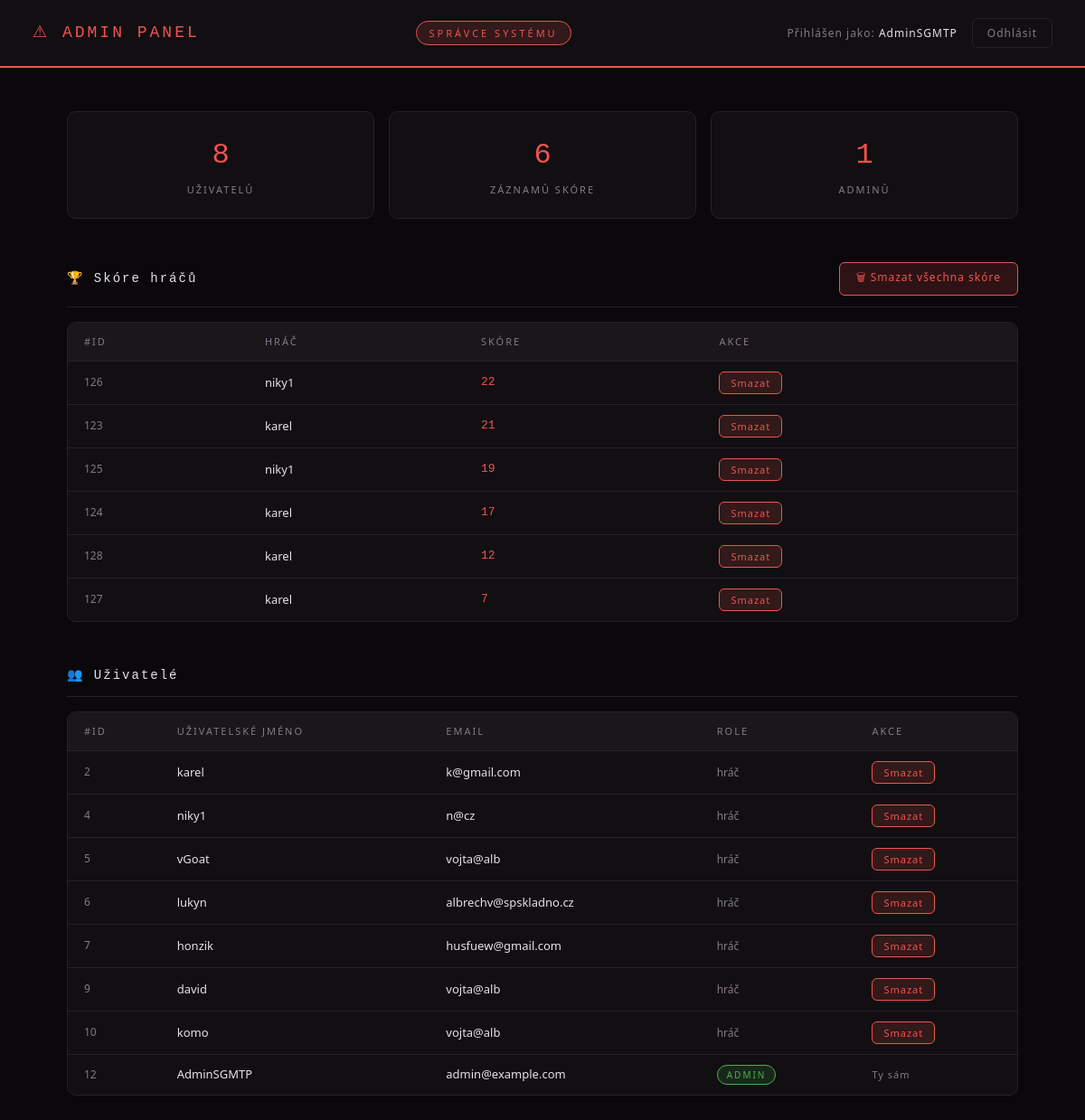
Screenshot of /admin (signed in) with the database file from the repository.
### tables this page shows
CREATE TABLE users (
            id INTEGER PRIMARY KEY AUTOINCREMENT,
            username TEXT NOT NULL UNIQUE,
            email TEXT NOT NULL,
            password TEXT NOT NULL
        , is_admin INTEGER DEFAULT 0);

CREATE TABLE scores (
            id INTEGER PRIMARY KEY AUTOINCREMENT,
            user_id INTEGER NOT NULL,
            score INTEGER NOT NULL,
            FOREIGN KEY(user_id) REFERENCES users(id)
        );

### main.py (the view)
@app.route("/admin")
@admin_required
def admin():
    conn = get_db_connection()
    users = conn.execute(
        "SELECT id, username, email, is_admin FROM users ORDER BY id"
    ).fetchall()
    scores = conn.execute("""
        SELECT s.id, u.username, s.score
        FROM scores s
        JOIN users u ON s.user_id = u.id
        ORDER BY s.score DESC
    """).fetchall()
    conn.close()
    return render_template("admin.html", users=users, scores=scores)

### main.py (called while the page is built)
def get_db_connection():
    conn = sqlite3.connect(DB_PATH, check_same_thread=False)
    conn.row_factory = sqlite3.Row
    return conn

def admin_required(f):
    @wraps(f)
    def decorated(*args, **kwargs):
        if "user_id" not in session:
            return redirect(url_for("signin"))
        if not session.get("is_admin"):
            return "Nemáš oprávnění!", 403
        return f(*args, **kwargs)
    return decorated

### templates/admin.html (shortened to what this page needs)
<!DOCTYPE html>
<html lang="cs">
<head>
</head>
<body>
<header>
    <a href="/" class="brand">⚠ ADMIN PANEL</a>
    <span class="admin-badge">Správce systému</span>
    <div class="header-right">
        <span class="logged-as">Přihlášen jako: <span>{{ session.username }}</span></span>
        <a href="/logout" class="btn-logout">Odhlásit</a>
    </div>
</header>
<main>
    <div class="stats">
        <div class="stat">
            <div class="stat-val">{{ users | length }}</div>
            <div class="stat-lbl">Uživatelů</div>
        </div>
        <div class="stat">
            <div class="stat-val">{{ scores | length }}</div>
            <div class="stat-lbl">Záznamů skóre</div>
        </div>
        <div class="stat">
            <div class="stat-val">{{ users | selectattr('is_admin') | list | length }}</div>
            <div class="stat-lbl">Adminů</div>
        </div>
    </div>
    <div class="section">
        <div class="section-header">
            <span class="section-title">🏆 Skóre hráčů</span>
            {% if scores %}
            <form method="POST" action="/admin/delete_all_scores"
                  onsubmit="return confirmAction(event, 'Smazat vše?', 'Opravdu chceš smazat VŠECHNA skóre? Tato akce je nevratná.')">
                <button type="submit" class="btn-danger">🗑 Smazat všechna skóre</button>
            </form>
            {% endif %}
        </div>
        {% if scores %}
        <div class="table-wrap">
            <table>
                <thead>
                    <tr>
                        <th>#ID</th>
                        <th>Hráč</th>
                        <th>Skóre</th>
                        <th>Akce</th>
                    </tr>
                </thead>
                <tbody>
                    {% for s in scores %}
                    <tr>
                        <td class="col-id">{{ s.id }}</td>
                        <td>{{ s.username }}</td>
                        <td class="col-score">{{ s.score }}</td>
                        <td>
                            <form method="POST" action="/admin/delete_score/{{ s.id }}"
                                  onsubmit="return confirmAction(event, 'Smazat skóre?', 'Smazat skóre {{ s.score }} hráče {{ s.username }}?')">
                                <button type="submit" class="btn-danger small">Smazat</button>
                            </form>
                        </td>
                    </tr>
                    {% endfor %}
                </tbody>
            </table>
        </div>
        {% else %}
        <div class="table-wrap"><div class="empty">Žádná skóre v databázi.</div></div>
        {% endif %}
    </div>
    <div class="section">
        <div class="section-header">
            <span class="section-title">👥 Uživatelé</span>
        </div>
        <div class="table-wrap">
            <table>
                <thead>
                    <tr>
                        <th>#ID</th>
                        <th>Uživatelské jméno</th>
                        <th>Email</th>
                        <th>Role</th>
                        <th>Akce</th>
                    </tr>
                </thead>
                <tbody>
                    {% for u in users %}
                    <tr>
                        <td class="col-id">{{ u.id }}</td>
                        <td>{{ u.username }}</td>
                        <td>{{ u.email }}</td>
                        <td>
                            {% if u.is_admin %}
                            <span class="col-admin">ADMIN</span>
                            {% else %}
                            <span style="color:var(--muted); font-size:12px;">hráč</span>
                            {% endif %}
                        </td>
                        <td>
                            {% if u.id != session.user_id %}
                            <form method="POST" action="/admin/delete_user/{{ u.id }}"
                                  onsubmit="return confirmAction(event, 'Smazat uživatele?', 'Smazat uživatele {{ u.username }} včetně všech jeho skóre? Tato akce je nevratná.')">
                                <button type="submit" class="btn-danger small">Smazat</button>
                            </form>
                            {% else %}
                            <span style="color:var(--muted); font-size:11px; letter-spacing:1px;">Ty sám</span>
                            {% endif %}
                        </td>
                    </tr>
                    {% endfor %}
                </tbody>
            </table>
        </div>
    </div>
</main>
</body>
</html>

### templates/admin.html (style rules this page uses)
*, *::before, *::after { margin: 0; padding: 0; box-sizing: border-box; }
:root { --red: #ef5350; --red-dim: rgba(239,83,80,0.15); --green: #4CAF50; --bg: #0a080a; --bg2: #110f11; --bg3: #1a161a; --border: #2a1f2a; --text: #e8e0e8; --muted: #887888; }
body { background: var(--bg); color: var(--text); font-family: 'Trebuchet MS', 'Segoe UI', Arial, sans-serif; font-size: 15px; line-height: 1.6; min-height: 100vh; }
header { background: var(--bg2); border-bottom: 2px solid var(--red); padding: 20px 36px; display: flex; align-items: center; justify-content: space-between; flex-wrap: wrap; gap: 12px; position: sticky; top: 0; z-index: 100; }
.brand { font-family: 'Audiowide', 'Courier New', monospace; font-size: 18px; color: var(--red); letter-spacing: 3px; text-decoration: none; }
.admin-badge { background: var(--red-dim); border: 1px solid var(--red); border-radius: 20px; padding: 4px 14px; font-size: 11px; color: var(--red); letter-spacing: 3px; text-transform: uppercase; }
.header-right { display: flex; align-items: center; gap: 16px; }
.logged-as { font-size: 12px; color: var(--muted); letter-spacing: 1px; }
.logged-as span { color: var(--text); }
.btn-logout { background: transparent; border: 1px solid var(--border); color: var(--muted); padding: 6px 16px; border-radius: 6px; font-size: 12px; cursor: pointer; text-decoration: none; letter-spacing: 1px; transition: border-color 0.2s, color 0.2s; }
main { max-width: 1100px; margin: 0 auto; padding: 48px 24px 80px; }
.stats { display: grid; grid-template-columns: repeat(auto-fit, minmax(160px, 1fr)); gap: 16px; margin-bottom: 48px; }
.stat { background: var(--bg2); border: 1px solid var(--border); border-radius: 10px; padding: 22px 20px; text-align: center; }
.stat-val { font-family: 'Audiowide', 'Courier New', monospace; font-size: 2rem; color: var(--red); }
.stat-lbl { font-size: 11px; color: var(--muted); letter-spacing: 2px; margin-top: 4px; text-transform: uppercase; }
.section { margin-bottom: 48px; }
.section-header { display: flex; align-items: center; justify-content: space-between; flex-wrap: wrap; gap: 12px; margin-bottom: 16px; padding-bottom: 12px; border-bottom: 1px solid var(--border); }
.section-title { font-family: 'Audiowide', 'Courier New', monospace; font-size: 14px; color: var(--text); letter-spacing: 2px; }
.btn-danger { background: var(--red-dim); border: 1px solid var(--red); color: var(--red); padding: 7px 18px; border-radius: 6px; font-size: 12px; cursor: pointer; letter-spacing: 1px; transition: background 0.2s; font-family: inherit; }
.btn-danger.small { padding: 4px 12px; font-size: 11px; }
.table-wrap { background: var(--bg2); border: 1px solid var(--border); border-radius: 10px; overflow: hidden; overflow-x: auto; }
table { width: 100%; border-collapse: collapse; }
thead tr { background: var(--bg3); }
th { padding: 12px 18px; text-align: left; font-size: 11px; letter-spacing: 2px; color: var(--muted); text-transform: uppercase; font-weight: normal; white-space: nowrap; }
td { padding: 11px 18px; border-top: 1px solid var(--border); font-size: 13px; vertical-align: middle; }
.col-id { color: var(--muted); font-size: 12px; }
.col-admin { display: inline-block; background: rgba(76,175,80,0.15); border: 1px solid var(--green); color: var(--green); padding: 2px 10px; border-radius: 20px; font-size: 10px; letter-spacing: 2px; }
.col-score { font-family: 'Audiowide', 'Courier New', monospace; color: var(--red); }

### rows the page displays
users: username "AdminSGMTP", id "12", email "admin@example.com", is_admin "ADMIN", shows "Ty sám"
scores: id "126", username "niky1", score "22"
scores: id "123", username "karel", score "21"
scores: id "125", username "niky1", score "19"
scores: id "124", username "karel", score "17"
scores: id "128", username "karel", score "12"
scores: id "127", username "karel", score "7"
users: id "2", username "karel", email "k@gmail.com", is_admin "hráč"
users: id "4", username "niky1", email "n@cz", is_admin "hráč"
users: id "5", username "vGoat", email "vojta@alb", is_admin "hráč"
users: id "6", username "lukyn", email "albrechv@spskladno.cz", is_admin "hráč"
users: id "7", username "honzik", email "husfuew@gmail.com", is_admin "hráč"
users: id "9", username "david", email "vojta@alb", is_admin "hráč"
users: id "10", username "komo", email "vojta@alb", is_admin "hráč"

### other values shown
{{ users | length }} "8"
{{ scores | length }} "6"
{{ users | selectattr('is_admin') | list | length }} "1"
